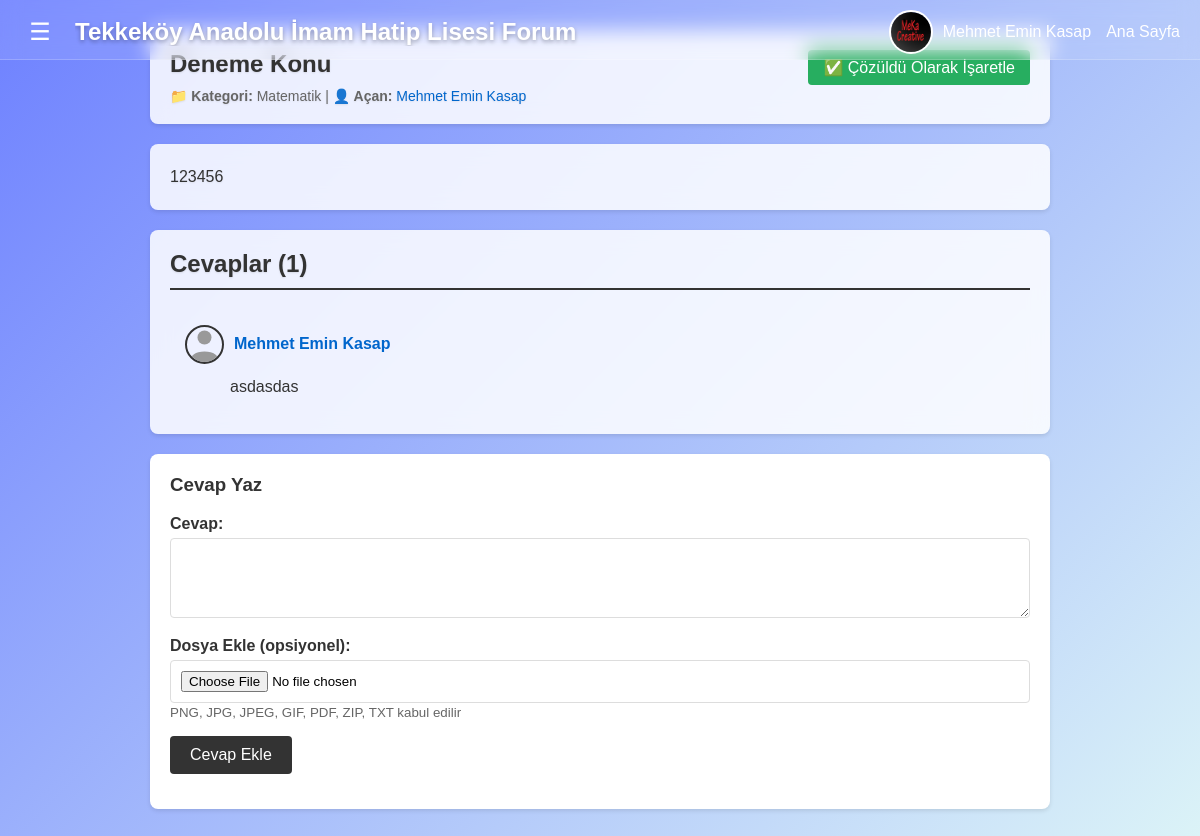
Page /topic/2 (signed in) on the committed database.
### tables this page shows
CREATE TABLE users (
            id INTEGER PRIMARY KEY AUTOINCREMENT,
            name TEXT,
            email TEXT UNIQUE,
            password TEXT,
            role TEXT,
            bio TEXT,
            profile_photo TEXT,
            selected_frame_id INTEGER,
            selected_badge_id INTEGER,
            selected_background_id INTEGER,
            xp INTEGER DEFAULT 0,
            level INTEGER DEFAULT 1,
            night_mode INTEGER DEFAULT 0
        );

CREATE TABLE topics (
            id INTEGER PRIMARY KEY AUTOINCREMENT,
            title TEXT,
            category TEXT,
            content TEXT,
            author TEXT,
            solved INTEGER DEFAULT 0,
            attachment TEXT,
            is_anonymous INTEGER DEFAULT 0,
            is_approved INTEGER DEFAULT 1,
            ask_teachers INTEGER DEFAULT 0
        );

CREATE TABLE replies (
            id INTEGER PRIMARY KEY AUTOINCREMENT,
            topic_id INTEGER,
            content TEXT,
            author TEXT,
            attachment TEXT
        );

### app.py (the view)
@app.route('/topic/<int:topic_id>')
def show_topic(topic_id):
    if 'user_name' not in session:
        return redirect(url_for('login'))
    conn = None
    try:
        conn = sqlite3.connect(DB_NAME, timeout=10)
        c = conn.cursor()
        c.row_factory = sqlite3.Row
        c.execute("SELECT * FROM topics WHERE id=?", (topic_id,))
        topic = c.fetchone()
        if topic is None:
            return "Konu Bulunamadı", 404
        is_approved = topic['is_approved'] if 'is_approved' in topic.keys() else 1
        if is_approved == 0 and session.get('user_role') != 'admin':
            return "Bu konu henüz onaya sunulmamıştır", 403
        c.execute("SELECT * FROM replies WHERE topic_id=? ORDER BY id", (topic_id,))
        replies = c.fetchall()
        replies_with_photos = []
        for reply in replies:
            author = reply['author'] if isinstance(reply, sqlite3.Row) else reply[3]
            c.execute("SELECT profile_photo FROM users WHERE name=?", (author,))
            photo_result = c.fetchone()
            photo = photo_result[0] if photo_result else None
            reply_tuple = tuple(reply) if isinstance(reply, sqlite3.Row) else reply
            replies_with_photos.append((*reply_tuple, photo))
        c.execute("SELECT profile_photo FROM users WHERE id=?", (session['user_id'],))
        user_photo = c.fetchone()
        user_profile_photo = user_photo[0] if user_photo else None
        return render_template('topic.html',
                             topic=topic,
                             replies=replies_with_photos,
                             user_name=session.get('user_name'),
                             user_role=session.get('user_role'),
                             user_profile_photo=user_profile_photo)
    except Exception as e:
        print(f"Show topic error: {e}")
        return f"Konu görüntüleme hatası: {e}", 500
    finally:
        if conn:
            conn.close()

### templates/topic.html (shortened to what this page needs)
<!DOCTYPE html>
<html lang="tr">
<head>
    <link rel="stylesheet" href="{{ url_for('static', filename='style.css') }}">
</head>
<body>
<header>
    <button class="menu-toggle" id="menuToggle" aria-label="Menüyü Aç/Kapat">☰</button>
    <h1>Tekkeköy Anadolu İmam Hatip Lisesi Forum</h1>
    <nav>
        <div class="user-info">
            {% if user_profile_photo %}
                <img src="{{ url_for('uploaded_file', filename=user_profile_photo) }}" alt="Avatar" class="avatar" title="{{ user_name }}">
            {% else %}
                <img alt="Avatar" class="avatar" title="{{ user_name }}">
            {% endif %}
            <span>{{ user_name }}</span>
        </div>
        <a href="{{ url_for('home') }}">Ana Sayfa</a>
    </nav>
</header>
<main class="container">
    <div class="topic-header">
        <div style="display: flex; justify-content: space-between; align-items: flex-start;">
            <div style="flex: 1;">
                <h2 style="display: flex; align-items: center; gap: 10px; margin: 0 0 10px 0;">
                    {{ topic[1] }}
                </h2>
                <div class="topic-meta">
                    <strong>📁 Kategori:</strong> {{ topic[2] }} |
                    <strong>👤 Açan:</strong>
                    {% if topic|length > 9 and topic[9] == 1 %}
                        <span style="color: #666;">Anonim</span>
                    {% else %}
                        <a href="{{ url_for('view_profile', user_name=topic[4]) }}" style="color: #0066cc; text-decoration: none;">{{ topic[4] }}</a>
                    {% endif %}
                </div>
            </div>
            {% if user_name == topic[4] %}
                <a href="{{ url_for('mark_solved', topic_id=topic[0]) }}"
                   class="solve-btn {% if topic|length > 5 and topic[5] == 1 %}unmark-solved{% else %}mark-solved{% endif %}">
                    {% if topic|length > 5 and topic[5] == 1 %}❌ Çözümsüz Yap{% else %}✅ Çözüldü Olarak İşaretle{% endif %}
                </a>
            {% endif %}
        </div>
    </div>
    <div class="topic-content">
        {{ topic[3] }}
    </div>
    <div class="replies-section">
        <h2>Cevaplar ({{ replies|length }})</h2>
        {% if replies %}
            {% for reply in replies %}
                <div class="reply-item">
                    <div class="reply-author">
                        {% if reply|length > 6 and reply[6] %}
                            <img src="{{ url_for('uploaded_file', filename=reply[6]) }}" alt="Avatar" class="reply-avatar">
                        {% else %}
                            <img alt="Avatar" class="reply-avatar">
                        {% endif %}
                        <div class="user-widget-container" data-username="{{ reply[3] }}">
                            <a href="{{ url_for('view_profile', user_name=reply[3]) }}" class="reply-author-name">{{ reply[3] }}</a>
                        </div>
                    </div>
                    <div class="reply-content">
                        {{ reply[2] }}
                    </div>
                </div>
            {% endfor %}
        {% else %}
            <p style="text-align: center; color: #999; padding: 20px;">Henüz cevap bulunmamaktadır.</p>
        {% endif %}
    </div>
    <div class="reply-form">
        <h3>Cevap Yaz</h3>
        <form method="POST" action="{{ url_for('reply', topic_id=topic[0]) }}" enctype="multipart/form-data">
            <div class="form-group">
                <label for="content">Cevap:</label>
                <textarea id="content" name="content" required></textarea>
            </div>
            <div class="form-group">
                <label for="attachment">Dosya Ekle (opsiyonel):</label>
                <input type="file" id="attachment" name="attachment" accept=".png,.jpg,.jpeg,.gif,.pdf,.zip,.txt">
                <small style="color: #666;">PNG, JPG, JPEG, GIF, PDF, ZIP, TXT kabul edilir</small>
            </div>
            <div class="form-group">
                <input type="submit" value="Cevap Ekle">
            </div>
        </form>
    </div>
</main>
</body>
</html>

### static/style.css (style rules this page uses)
body { font-family: Arial, sans-serif; background: linear-gradient(135deg, #6E81FF 0%, #DFF7F7 100%); min-height: 100vh; margin: 0; padding: 0; }
header { background: rgba(255, 255, 255, 0.1); backdrop-filter: blur(10px); border-bottom: 1px solid rgba(255, 255, 255, 0.2); color: white; padding: 10px 20px; display: grid; grid-template-columns: auto 1fr auto; align-items: center; gap: 15px; position: fixed; top: 0; left: 0; right: 0; width: 100%; height: 60px; box-sizing: border-box; z-index: 1000; }
header .user-info { color: white; }
header h1 { display: block; margin: 0; text-shadow: 0 2px 4px rgba(0, 0, 0, 0.3); font-size: 24px; font-weight: bold; white-space: nowrap; overflow: hidden; text-overflow: ellipsis; }
nav { display: flex; align-items: center; gap: 15px; }
.user-info { display: flex; align-items: center; gap: 10px; color: #333; }
.avatar { width: 40px; height: 40px; border-radius: 50%; object-fit: cover; border: 2px solid white; cursor: pointer; }
nav a { color: white; text-decoration: none; margin-left: 0; transition: all 0.3s ease; }
input[type="submit"], button, .delete-btn { transition: all 0.3s ease !important; position: relative; overflow: hidden; }
main { padding: 20px; padding-top: 80px; margin-top: 60px; }
.user-widget-container { display: inline-flex; align-items: center; gap: 8px; cursor: pointer; position: relative; }
.menu-toggle { display: flex; align-items: center; justify-content: center; background: none; border: none; color: white; font-size: 24px; cursor: pointer; padding: 6px; width: 40px; height: 40px; transition: all 0.3s ease; z-index: 1001; }
.user-widget-container { width: 100%; }
a { padding: 4px 0; }
input[type="text"], input[type="email"], input[type="password"], input[type="search"], textarea, select { font-size: 16px; padding: 12px; }
main { padding: 10px; padding-bottom: 80px; }

### templates/topic.html (style rules this page uses)
body { background: linear-gradient(135deg, #6E81FF 0%, #DFF7F7 100%) !important; min-height: 100vh; }
.container { max-width: 900px; margin: 20px auto; }
.topic-header { background: rgba(255, 255, 255, 0.85); backdrop-filter: blur(10px); padding: 20px; border-radius: 8px; box-shadow: 0 2px 4px rgba(0,0,0,0.1); margin-bottom: 20px; }
.topic-header h2 { margin: 0 0 10px 0; color: #333; text-shadow: 0 1px 2px rgba(0, 0, 0, 0.1); }
.topic-meta { color: #666; font-size: 14px; text-shadow: 0 1px 2px rgba(0, 0, 0, 0.08); }
.topic-content { background: rgba(255, 255, 255, 0.85); backdrop-filter: blur(10px); padding: 20px; border-radius: 8px; box-shadow: 0 2px 4px rgba(0,0,0,0.1); margin-bottom: 20px; line-height: 1.6; color: #333; text-shadow: 0 1px 2px rgba(0, 0, 0, 0.08); }
.replies-section { background: rgba(255, 255, 255, 0.85); backdrop-filter: blur(10px); padding: 20px; border-radius: 8px; box-shadow: 0 2px 4px rgba(0,0,0,0.1); margin-bottom: 20px; }
.replies-section h2 { margin-top: 0; color: #333; border-bottom: 2px solid #333; padding-bottom: 10px; text-shadow: 0 1px 2px rgba(0, 0, 0, 0.1); }
.reply-item { padding: 15px; border-bottom: 1px solid #eee; margin-bottom: 15px; }
.reply-item:last-child { border-bottom: none; margin-bottom: 0; }
.reply-author { display: flex; align-items: center; gap: 10px; margin-bottom: 10px; }
.reply-avatar { width: 35px; height: 35px; border-radius: 50%; object-fit: cover; border: 2px solid #333; }
.reply-author-name { color: #0066cc; text-decoration: none; font-weight: bold; cursor: pointer; }
.reply-content { margin-left: 45px; color: #333; line-height: 1.6; }
.reply-form { background: white; padding: 20px; border-radius: 8px; box-shadow: 0 2px 4px rgba(0,0,0,0.1); }
.reply-form h3 { margin-top: 0; color: #333; }
.form-group { margin-bottom: 15px; }
.form-group label { display: block; margin-bottom: 5px; font-weight: bold; color: #333; }
.form-group textarea, .form-group input[type="file"] { width: 100%; padding: 10px; border: 1px solid #ddd; border-radius: 4px; font-family: Arial, sans-serif; box-sizing: border-box; }
.form-group textarea { resize: vertical; min-height: 80px; }
.form-group input[type="submit"] { background: #333; color: white; padding: 10px 20px; border: none; border-radius: 4px; cursor: pointer; font-size: 16px; }
.solve-btn { padding: 8px 15px; color: white; text-decoration: none; border-radius: 4px; white-space: nowrap; margin-left: 15px; cursor: pointer; display: inline-block; transition: all 0.3s ease; }
.solve-btn.mark-solved { background: #27ae60; }

### rows in the picture
users: profile_photo (picture)
topics: title "Deneme Konu", category "Matematik", author "Mehmet Emin Kasap", content "123456"
replies: author "Mehmet Emin Kasap", content "asdasdas"

### other values in the picture
{{ user_name }} "Mehmet Emin Kasap"
{{ replies|length }} "1"
